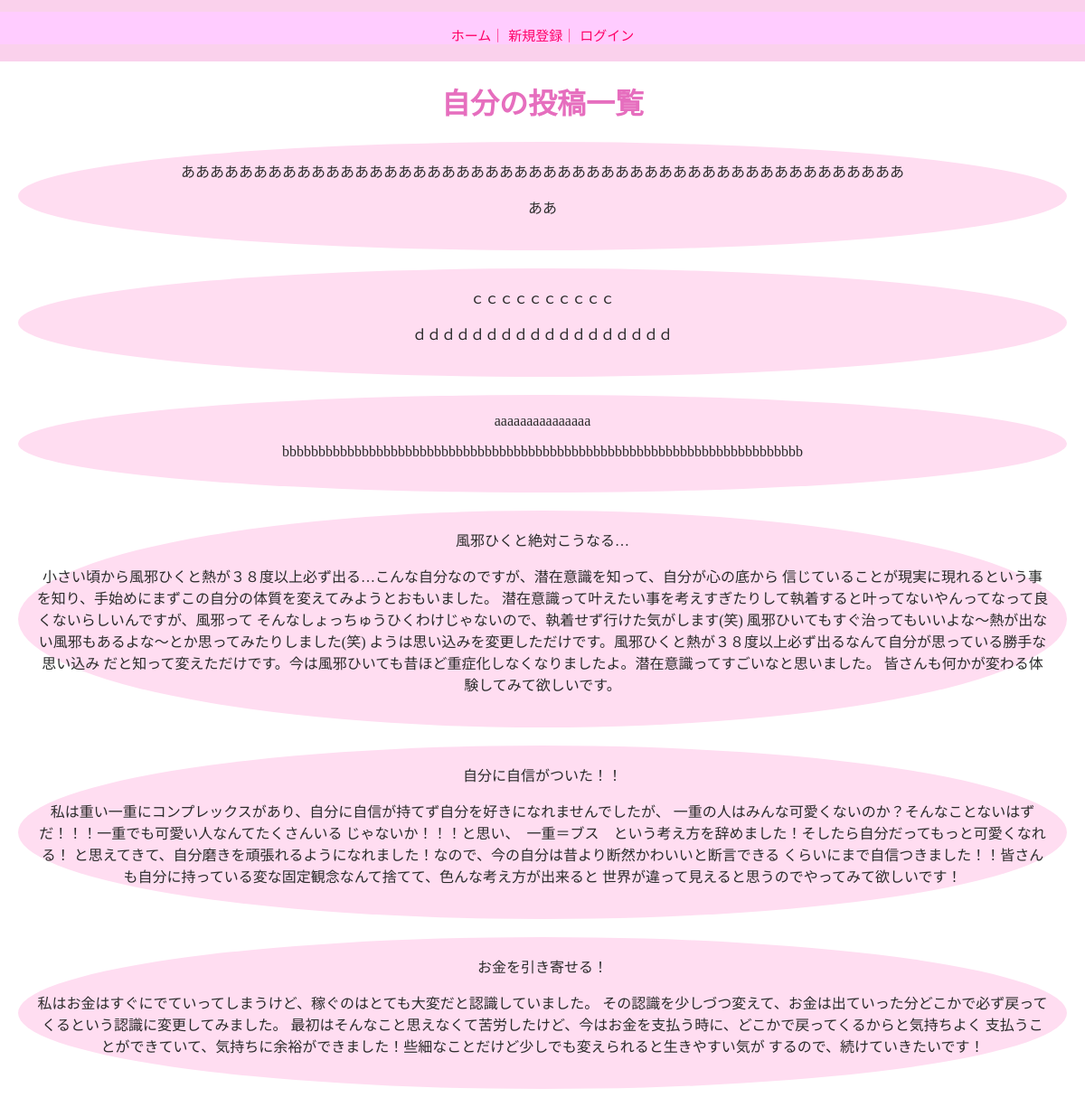
The page /post_list on the database as committed earlier.
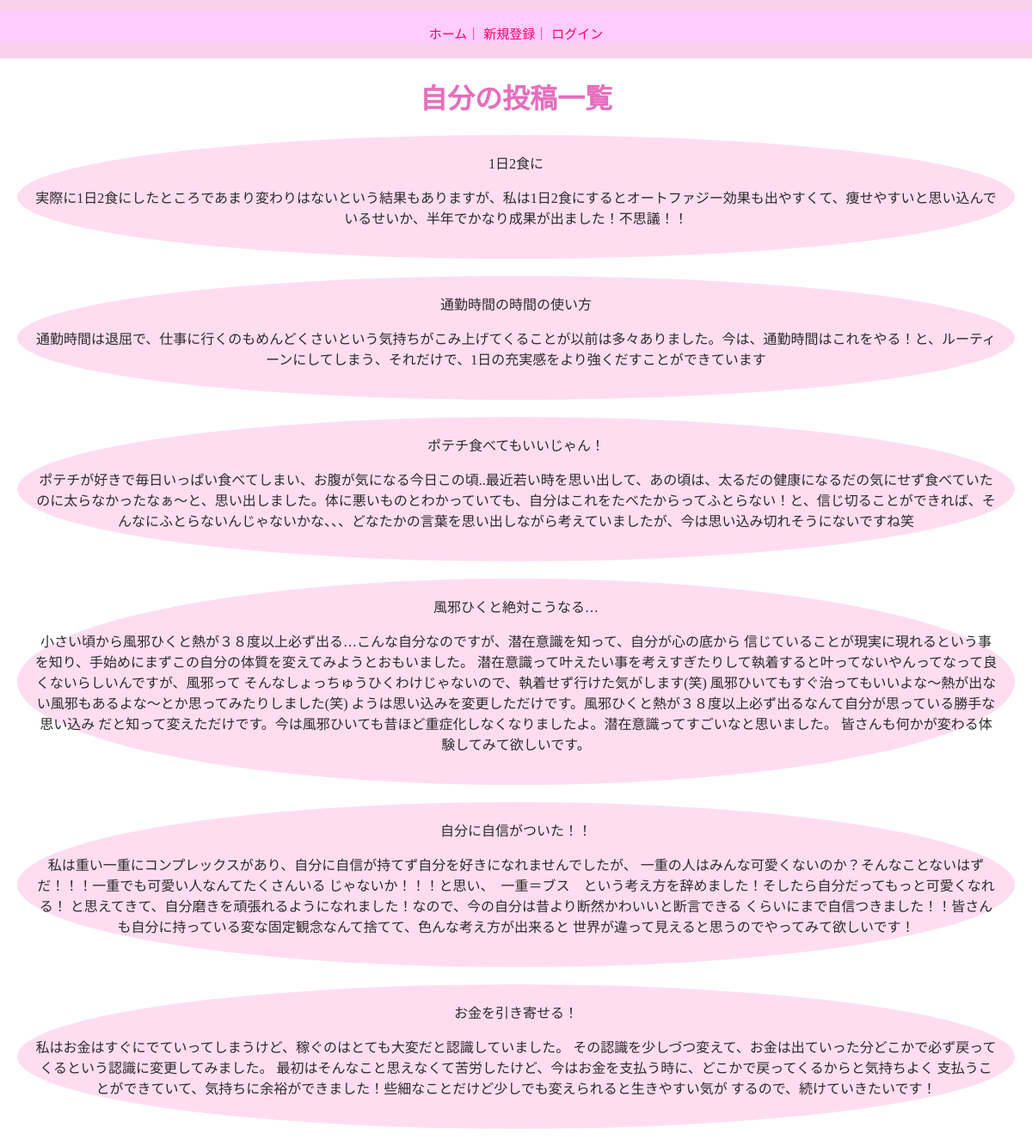
The same page on the database as committed later.
### mind_ch_db/models.py (models this page shows)
class PostInfo(models.Model):
    user_id = models.ForeignKey(
        User, on_delete=models.SET_NULL,null=True)
    genre_id = models.ForeignKey(
        'genre', on_delete=models.SET_NULL,null=True)
    post_title = models.CharField(max_length=50)
    post_content = models.TextField(max_length=1000)
    reaction_count = models.IntegerField(null=True, blank=True)
    create_at = models.DateTimeField(default=timezone.datetime.now)
    update_at = models.DateTimeField(default=timezone.datetime.now)

### mind_ch_db/views.py (the view)
# urls.py: path('post_list', views.post_list, name='post_list'),
def post_list(request):
    posts = PostInfo.objects.filter(user_id=request.user.id).order_by('-create_at')
    return render(request, 'post_list.html', {'posts': posts})

### mind_ch_db/templates/post_list.html
<!DOCTYPE html>
{% extends "base.html" %}
{% block content %}
<html lang="en">
<body>
    <h1>自分の投稿一覧</h1>
    <div>
        {% for post in posts %}
        <div class="post_list">
            <a href="{% url 'posts_edit' post.id %}">
                <div class="post_list_title center">
                    <div>{{ post.post_title }}</div>
                </div>
                <p>{{ post.post_content }}</p>
            </a>
        </div>
        {% empty %}
            <div class="center"><p>まだ投稿をしていません！</p></div>
        {% endfor %}
    </div>
</body>
</html>
{% endblock %}

Rows that differ between the two databases and show on the page:
changed PostInfo: post_title "ああああああああああああああああああああああああああああああああああああああああああああああああああ" → "1日2食に"; post_content "ああ" → "実際に1日2食にしたところであまり変わりはないという結果もありますが、私は1日2食にするとオートファジー効果も出やすくて、痩せやすいと思い込んでいるせいか、半年でかなり成果が出ました！不思議！！"
changed PostInfo: post_title "ｃｃｃｃｃｃｃｃｃｃ" → "通勤時間の時間の使い方"; post_content "ｄｄｄｄｄｄｄｄｄｄｄｄｄｄｄｄｄｄ" → "通勤時間は退屈で、仕事に行くのもめんどくさいという気持ちがこみ上げてくることが以前は多々ありました。今は、通勤時間はこれをやる！と、ルーティーンにしてしまう、それだけで、1日の充実感をより強くだすことができています"
changed PostInfo: post_title "aaaaaaaaaaaaaaa" → "ポテチ食べてもいいじゃん！"; post_content "bbbbbbbbbbbbbbbbbbbbbbbbbbbbbbbbbbbbbbbbbbbbbbbbbbbbbbbbbbbbbbbbbbbbbbbb" → "ポテチが好きで毎日いっぱい食べてしまい、お腹が気になる今日この頃..最近若い時を思い出して、あの頃は、太るだの健康になるだの気にせず食べていたのに太らなかったなぁ～と、思い出しました。体に悪いものとわかっていても、自分はこれをたべたからってふとらない！と、信じ切ることができれば、そんなにふとらないんじゃないかな、、、どなたかの言葉を思い出しながら考えていましたが、今は思い込み切れそうにないですね笑"
